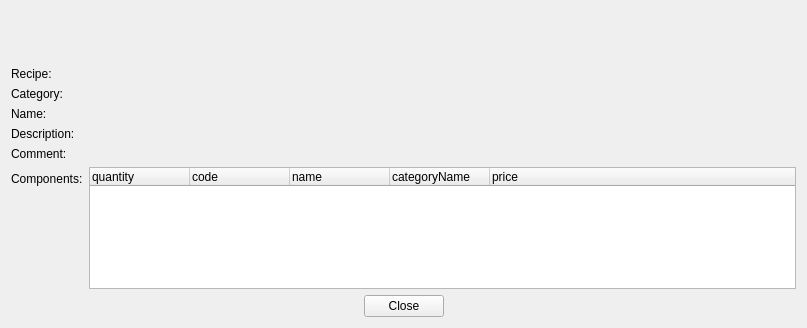
<?xml version="1.0" encoding="UTF-8"?>
<ui version="4.0">
 <class>configuration_show</class>
 <widget class="QWidget" name="configuration_show">
  <property name="geometry">
   <rect>
    <x>0</x>
    <y>0</y>
    <width>807</width>
    <height>328</height>
   </rect>
  </property>
  <property name="windowTitle">
   <string>Show configuration</string>
  </property>
  <property name="action" stdset="0">
   <string>ConfigurationRequest configuration {id={id}}</string>
  </property>
  <property name="answer" stdset="0">
   <string>Configuration configuration {id={?}; name{{main.name}}; description{{main.description}}; category {id={?}; {main.category} }; comment {{main.comment}}; recipe { id={?}; {main.recipe} }; picture { id={?}; thumbnail {{picture.base64}} }; component[] { id={component.row.id}; code {{component.row.code:?}}; name{{component.row.name}}; description{{?}}; categoryName{{component.row.categoryName:?}};  mfgCode{{?}}; quantity{{component.row.quantity}}; price{{component.row.price}} } }
</string>
  </property>
  <layout class="QFormLayout" name="formLayout">
   <item row="2" column="0">
    <widget class="QLabel" name="label_3">
     <property name="text">
      <string>Category:</string>
     </property>
    </widget>
   </item>
   <item row="8" column="0" colspan="2">
    <layout class="QHBoxLayout" name="horizontalLayout">
     <item>
      <spacer name="horizontalSpacer">
       <property name="orientation">
        <enum>Qt::Horizontal</enum>
       </property>
       <property name="sizeHint" stdset="0">
        <size>
         <width>40</width>
         <height>20</height>
        </size>
       </property>
      </spacer>
     </item>
     <item>
      <widget class="QPushButton" name="cancel">
       <property name="text">
        <string>Close</string>
       </property>
       <property name="form" stdset="0">
        <string notr="true">_CLOSE_</string>
       </property>
      </widget>
     </item>
     <item>
      <spacer name="horizontalSpacer_2">
       <property name="orientation">
        <enum>Qt::Horizontal</enum>
       </property>
       <property name="sizeHint" stdset="0">
        <size>
         <width>40</width>
         <height>20</height>
        </size>
       </property>
      </spacer>
     </item>
    </layout>
   </item>
   <item row="2" column="1">
    <widget class="QLabel" name="category">
     <property name="text">
      <string/>
     </property>
    </widget>
   </item>
   <item row="6" column="1">
    <widget class="QTreeWidget" name="component">
     <property name="minimumSize">
      <size>
       <width>700</width>
       <height>0</height>
      </size>
     </property>
     <property name="horizontalScrollBarPolicy">
      <enum>Qt::ScrollBarAlwaysOff</enum>
     </property>
     <property name="rootIsDecorated">
      <bool>false</bool>
     </property>
     <property name="itemsExpandable">
      <bool>false</bool>
     </property>
     <column>
      <property name="text">
       <string>quantity</string>
      </property>
     </column>
     <column>
      <property name="text">
       <string>code</string>
      </property>
     </column>
     <column>
      <property name="text">
       <string>name</string>
      </property>
     </column>
     <column>
      <property name="text">
       <string>categoryName</string>
      </property>
     </column>
     <column>
      <property name="text">
       <string>price</string>
      </property>
     </column>
    </widget>
   </item>
   <item row="4" column="0">
    <widget class="QLabel" name="label_description_2">
     <property name="text">
      <string>Description:</string>
     </property>
    </widget>
   </item>
   <item row="3" column="0">
    <widget class="QLabel" name="label_name">
     <property name="text">
      <string>Name:</string>
     </property>
    </widget>
   </item>
   <item row="5" column="0">
    <widget class="QLabel" name="label_description">
     <property name="text">
      <string>Comment:</string>
     </property>
    </widget>
   </item>
   <item row="6" column="0">
    <widget class="QLabel" name="label">
     <property name="text">
      <string>Components:</string>
     </property>
     <property name="buddy">
      <cstring>component</cstring>
     </property>
    </widget>
   </item>
   <item row="3" column="1">
    <widget class="QLabel" name="name">
     <property name="text">
      <string/>
     </property>
    </widget>
   </item>
   <item row="4" column="1">
    <widget class="QLabel" name="description">
     <property name="text">
      <string/>
     </property>
    </widget>
   </item>
   <item row="5" column="1">
    <widget class="QLabel" name="comment">
     <property name="text">
      <string/>
     </property>
    </widget>
   </item>
   <item row="1" column="1">
    <widget class="QLabel" name="recipe">
     <property name="text">
      <string/>
     </property>
    </widget>
   </item>
   <item row="1" column="0">
    <widget class="QLabel" name="label_2">
     <property name="text">
      <string>Recipe:</string>
     </property>
    </widget>
   </item>
   <item row="0" column="0">
    <widget class="QLabel" name="picture">
     <property name="minimumSize">
      <size>
       <width>50</width>
       <height>50</height>
      </size>
     </property>
     <property name="text">
      <string/>
     </property>
    </widget>
   </item>
  </layout>
 </widget>
 <tabstops>
  <tabstop>cancel</tabstop>
 </tabstops>
 <resources>
  <include location="../configurator.qrc"/>
 </resources>
 <connections/>
</ui>
